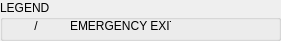
   <widget class="QGroupBox" name="groupBox">
    <property name="geometry">
     <rect>
      <x>20</x>
      <y>70</y>
      <width>281</width>
      <height>41</height>
     </rect>
    </property>
    <property name="title">
     <string>LEGEND</string>
    </property>
    <widget class="QLabel" name="label_2">
     <property name="geometry">
      <rect>
       <x>70</x>
       <y>18</y>
       <width>101</width>
       <height>16</height>
      </rect>
     </property>
     <property name="text">
      <string>EMERGENCY EXITS</string>
     </property>
    </widget>
    <widget class="QLabel" name="exit9">
     <property name="geometry">
      <rect>
       <x>10</x>
       <y>16</y>
       <width>20</width>
       <height>20</height>
      </rect>
     </property>
     <property name="text">
      <string/>
     </property>
     <property name="scaledContents">
      <bool>true</bool>
     </property>
     <property name="alignment">
      <set>Qt::AlignCenter</set>
     </property>
    </widget>
    <widget class="QLabel" name="exit10">
     <property name="geometry">
      <rect>
       <x>42</x>
       <y>16</y>
       <width>20</width>
       <height>20</height>
      </rect>
     </property>
     <property name="text">
      <string/>
     </property>
     <property name="scaledContents">
      <bool>true</bool>
     </property>
     <property name="alignment">
      <set>Qt::AlignCenter</set>
     </property>
    </widget>
    <widget class="QLabel" name="stroke">
     <property name="geometry">
      <rect>
       <x>26</x>
       <y>16</y>
       <width>20</width>
       <height>20</height>
      </rect>
     </property>
     <property name="text">
      <string>/</string>
     </property>
     <property name="scaledContents">
      <bool>true</bool>
     </property>
     <property name="alignment">
      <set>Qt::AlignCenter</set>
     </property>
    </widget>
   </widget>
